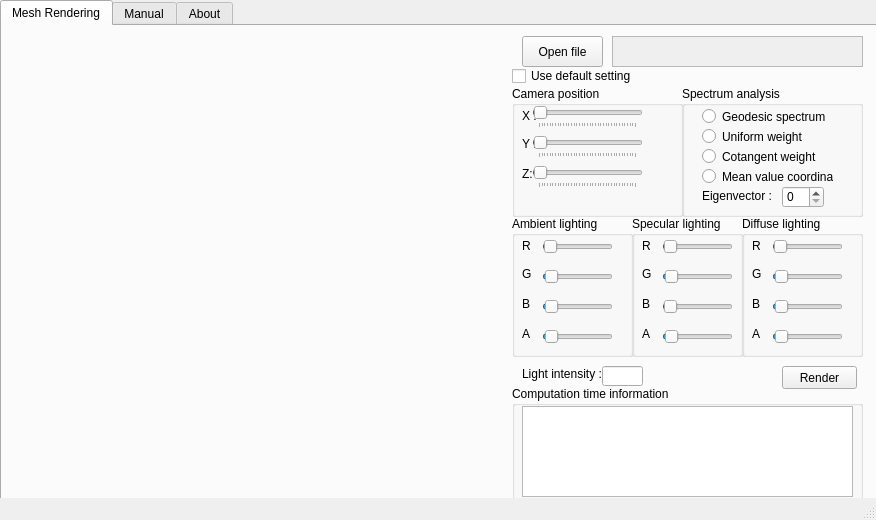
<?xml version="1.0" encoding="UTF-8"?>
<ui version="4.0">
 <class>MainWindow</class>
 <widget class="QMainWindow" name="MainWindow">
  <property name="geometry">
   <rect>
    <x>0</x>
    <y>0</y>
    <width>876</width>
    <height>520</height>
   </rect>
  </property>
  <property name="windowTitle">
   <string> Mesh Spectrum Representation</string>
  </property>
  <property name="windowIcon">
   <iconset>
    <normaloff>VIBOT.jpg</normaloff>VIBOT.jpg</iconset>
  </property>
  <property name="tabShape">
   <enum>QTabWidget::Triangular</enum>
  </property>
  <widget class="QWidget" name="centralwidget">
   <widget class="QTabWidget" name="tabWidget">
    <property name="geometry">
     <rect>
      <x>0</x>
      <y>0</y>
      <width>881</width>
      <height>521</height>
     </rect>
    </property>
    <property name="currentIndex">
     <number>0</number>
    </property>
    <widget class="QWidget" name="RenderingTab">
     <attribute name="title">
      <string>Mesh Rendering</string>
     </attribute>
     <widget class="myGLWidget" name="RenderingView" native="true">
      <property name="geometry">
       <rect>
        <x>0</x>
        <y>0</y>
        <width>501</width>
        <height>511</height>
       </rect>
      </property>
      <property name="focusPolicy">
       <enum>Qt::StrongFocus</enum>
      </property>
     </widget>
     <widget class="QGroupBox" name="groupBox_CompTime">
      <property name="geometry">
       <rect>
        <x>510</x>
        <y>360</y>
        <width>351</width>
        <height>121</height>
       </rect>
      </property>
      <property name="title">
       <string>Computation time information</string>
      </property>
      <widget class="QTextEdit" name="progressEditor">
       <property name="enabled">
        <bool>true</bool>
       </property>
       <property name="geometry">
        <rect>
         <x>10</x>
         <y>20</y>
         <width>331</width>
         <height>91</height>
        </rect>
       </property>
      </widget>
     </widget>
     <widget class="QCheckBox" name="checkBox">
      <property name="geometry">
       <rect>
        <x>510</x>
        <y>40</y>
        <width>121</width>
        <height>20</height>
       </rect>
      </property>
      <property name="text">
       <string>Use default setting</string>
      </property>
     </widget>
     <widget class="QGroupBox" name="CamgroupBox">
      <property name="geometry">
       <rect>
        <x>510</x>
        <y>60</y>
        <width>171</width>
        <height>131</height>
       </rect>
      </property>
      <property name="title">
       <string>Camera position</string>
      </property>
      <widget class="QLabel" name="label_3">
       <property name="geometry">
        <rect>
         <x>10</x>
         <y>20</y>
         <width>21</width>
         <height>20</height>
        </rect>
       </property>
       <property name="text">
        <string>X :</string>
       </property>
      </widget>
      <widget class="QLabel" name="label_4">
       <property name="geometry">
        <rect>
         <x>10</x>
         <y>50</y>
         <width>21</width>
         <height>16</height>
        </rect>
       </property>
       <property name="text">
        <string>Y :</string>
       </property>
      </widget>
      <widget class="QLabel" name="label_5">
       <property name="geometry">
        <rect>
         <x>10</x>
         <y>80</y>
         <width>21</width>
         <height>16</height>
        </rect>
       </property>
       <property name="text">
        <string>Z:</string>
       </property>
      </widget>
      <widget class="QSlider" name="zHorizontalSlider">
       <property name="geometry">
        <rect>
         <x>20</x>
         <y>20</y>
         <width>111</width>
         <height>22</height>
        </rect>
       </property>
       <property name="maximum">
        <number>360</number>
       </property>
       <property name="pageStep">
        <number>10</number>
       </property>
       <property name="value">
        <number>4</number>
       </property>
       <property name="orientation">
        <enum>Qt::Horizontal</enum>
       </property>
       <property name="tickPosition">
        <enum>QSlider::TicksBelow</enum>
       </property>
      </widget>
      <widget class="QSlider" name="yHorizontalSlider_2">
       <property name="geometry">
        <rect>
         <x>20</x>
         <y>50</y>
         <width>111</width>
         <height>22</height>
        </rect>
       </property>
       <property name="maximum">
        <number>360</number>
       </property>
       <property name="pageStep">
        <number>10</number>
       </property>
       <property name="value">
        <number>4</number>
       </property>
       <property name="orientation">
        <enum>Qt::Horizontal</enum>
       </property>
       <property name="tickPosition">
        <enum>QSlider::TicksBelow</enum>
       </property>
      </widget>
      <widget class="QSlider" name="xHorizontalSlider">
       <property name="geometry">
        <rect>
         <x>20</x>
         <y>80</y>
         <width>111</width>
         <height>22</height>
        </rect>
       </property>
       <property name="maximum">
        <number>360</number>
       </property>
       <property name="pageStep">
        <number>10</number>
       </property>
       <property name="value">
        <number>4</number>
       </property>
       <property name="orientation">
        <enum>Qt::Horizontal</enum>
       </property>
       <property name="tickPosition">
        <enum>QSlider::TicksBelow</enum>
       </property>
      </widget>
     </widget>
     <widget class="QTextEdit" name="filePathEditor">
      <property name="enabled">
       <bool>false</bool>
      </property>
      <property name="geometry">
       <rect>
        <x>610</x>
        <y>10</y>
        <width>251</width>
        <height>31</height>
       </rect>
      </property>
     </widget>
     <widget class="QLineEdit" name="IntensitylineEdit">
      <property name="geometry">
       <rect>
        <x>600</x>
        <y>340</y>
        <width>41</width>
        <height>20</height>
       </rect>
      </property>
     </widget>
     <widget class="QLabel" name="label_2">
      <property name="geometry">
       <rect>
        <x>520</x>
        <y>340</y>
        <width>81</width>
        <height>16</height>
       </rect>
      </property>
      <property name="text">
       <string>Light intensity : </string>
      </property>
     </widget>
     <widget class="QGroupBox" name="DiffgroupBox">
      <property name="geometry">
       <rect>
        <x>740</x>
        <y>190</y>
        <width>121</width>
        <height>141</height>
       </rect>
      </property>
      <property name="title">
       <string>Diffuse lighting</string>
      </property>
      <widget class="QLabel" name="label_15">
       <property name="geometry">
        <rect>
         <x>10</x>
         <y>20</y>
         <width>21</width>
         <height>20</height>
        </rect>
       </property>
       <property name="text">
        <string>R</string>
       </property>
      </widget>
      <widget class="QLabel" name="label_18">
       <property name="geometry">
        <rect>
         <x>10</x>
         <y>50</y>
         <width>21</width>
         <height>16</height>
        </rect>
       </property>
       <property name="text">
        <string>G</string>
       </property>
      </widget>
      <widget class="QLabel" name="label_19">
       <property name="geometry">
        <rect>
         <x>10</x>
         <y>80</y>
         <width>21</width>
         <height>16</height>
        </rect>
       </property>
       <property name="text">
        <string>B</string>
       </property>
      </widget>
      <widget class="QSlider" name="DiffRHorizontalSlider">
       <property name="geometry">
        <rect>
         <x>30</x>
         <y>20</y>
         <width>71</width>
         <height>22</height>
        </rect>
       </property>
       <property name="maximum">
        <number>100</number>
       </property>
       <property name="pageStep">
        <number>1</number>
       </property>
       <property name="value">
        <number>1</number>
       </property>
       <property name="orientation">
        <enum>Qt::Horizontal</enum>
       </property>
       <property name="tickPosition">
        <enum>QSlider::NoTicks</enum>
       </property>
      </widget>
      <widget class="QSlider" name="DiffGHorizontalSlider">
       <property name="geometry">
        <rect>
         <x>30</x>
         <y>50</y>
         <width>71</width>
         <height>22</height>
        </rect>
       </property>
       <property name="maximum">
        <number>100</number>
       </property>
       <property name="pageStep">
        <number>1</number>
       </property>
       <property name="value">
        <number>4</number>
       </property>
       <property name="orientation">
        <enum>Qt::Horizontal</enum>
       </property>
       <property name="tickPosition">
        <enum>QSlider::NoTicks</enum>
       </property>
      </widget>
      <widget class="QSlider" name="DiffBHorizontalSlider">
       <property name="geometry">
        <rect>
         <x>30</x>
         <y>80</y>
         <width>71</width>
         <height>22</height>
        </rect>
       </property>
       <property name="maximum">
        <number>100</number>
       </property>
       <property name="pageStep">
        <number>1</number>
       </property>
       <property name="value">
        <number>4</number>
       </property>
       <property name="orientation">
        <enum>Qt::Horizontal</enum>
       </property>
       <property name="tickPosition">
        <enum>QSlider::NoTicks</enum>
       </property>
       <property name="tickInterval">
        <number>10</number>
       </property>
      </widget>
      <widget class="QSlider" name="DiffAHorizontalSlider">
       <property name="geometry">
        <rect>
         <x>30</x>
         <y>110</y>
         <width>71</width>
         <height>22</height>
        </rect>
       </property>
       <property name="maximum">
        <number>100</number>
       </property>
       <property name="pageStep">
        <number>1</number>
       </property>
       <property name="value">
        <number>4</number>
       </property>
       <property name="orientation">
        <enum>Qt::Horizontal</enum>
       </property>
       <property name="tickPosition">
        <enum>QSlider::NoTicks</enum>
       </property>
      </widget>
      <widget class="QLabel" name="label_20">
       <property name="geometry">
        <rect>
         <x>10</x>
         <y>110</y>
         <width>21</width>
         <height>16</height>
        </rect>
       </property>
       <property name="text">
        <string>A</string>
       </property>
      </widget>
     </widget>
     <widget class="QGroupBox" name="SpecgroupBox">
      <property name="geometry">
       <rect>
        <x>630</x>
        <y>190</y>
        <width>111</width>
        <height>141</height>
       </rect>
      </property>
      <property name="title">
       <string>Specular lighting</string>
      </property>
      <widget class="QLabel" name="label_9">
       <property name="geometry">
        <rect>
         <x>10</x>
         <y>20</y>
         <width>21</width>
         <height>20</height>
        </rect>
       </property>
       <property name="text">
        <string>R</string>
       </property>
      </widget>
      <widget class="QLabel" name="label_10">
       <property name="geometry">
        <rect>
         <x>10</x>
         <y>50</y>
         <width>21</width>
         <height>16</height>
        </rect>
       </property>
       <property name="text">
        <string>G</string>
       </property>
      </widget>
      <widget class="QLabel" name="label_11">
       <property name="geometry">
        <rect>
         <x>10</x>
         <y>80</y>
         <width>21</width>
         <height>16</height>
        </rect>
       </property>
       <property name="text">
        <string>B</string>
       </property>
      </widget>
      <widget class="QSlider" name="SpecRHorizontalSlider">
       <property name="geometry">
        <rect>
         <x>30</x>
         <y>20</y>
         <width>71</width>
         <height>22</height>
        </rect>
       </property>
       <property name="maximum">
        <number>100</number>
       </property>
       <property name="pageStep">
        <number>1</number>
       </property>
       <property name="value">
        <number>1</number>
       </property>
       <property name="orientation">
        <enum>Qt::Horizontal</enum>
       </property>
       <property name="tickPosition">
        <enum>QSlider::NoTicks</enum>
       </property>
      </widget>
      <widget class="QSlider" name="SpecGHorizontalSlider">
       <property name="geometry">
        <rect>
         <x>30</x>
         <y>50</y>
         <width>71</width>
         <height>22</height>
        </rect>
       </property>
       <property name="maximum">
        <number>100</number>
       </property>
       <property name="pageStep">
        <number>1</number>
       </property>
       <property name="value">
        <number>4</number>
       </property>
       <property name="orientation">
        <enum>Qt::Horizontal</enum>
       </property>
       <property name="tickPosition">
        <enum>QSlider::NoTicks</enum>
       </property>
      </widget>
      <widget class="QSlider" name="SpecBHorizontalSlider">
       <property name="geometry">
        <rect>
         <x>30</x>
         <y>80</y>
         <width>71</width>
         <height>22</height>
        </rect>
       </property>
       <property name="maximum">
        <number>100</number>
       </property>
       <property name="singleStep">
        <number>0</number>
       </property>
       <property name="pageStep">
        <number>1</number>
       </property>
       <property name="value">
        <number>1</number>
       </property>
       <property name="orientation">
        <enum>Qt::Horizontal</enum>
       </property>
       <property name="tickPosition">
        <enum>QSlider::NoTicks</enum>
       </property>
       <property name="tickInterval">
        <number>10</number>
       </property>
      </widget>
      <widget class="QSlider" name="SpecAHorizontalSlider">
       <property name="geometry">
        <rect>
         <x>30</x>
         <y>110</y>
         <width>71</width>
         <height>22</height>
        </rect>
       </property>
       <property name="maximum">
        <number>100</number>
       </property>
       <property name="pageStep">
        <number>1</number>
       </property>
       <property name="value">
        <number>4</number>
       </property>
       <property name="orientation">
        <enum>Qt::Horizontal</enum>
       </property>
       <property name="tickPosition">
        <enum>QSlider::NoTicks</enum>
       </property>
      </widget>
      <widget class="QLabel" name="label_16">
       <property name="geometry">
        <rect>
         <x>10</x>
         <y>110</y>
         <width>21</width>
         <height>16</height>
        </rect>
       </property>
       <property name="text">
        <string>A</string>
       </property>
      </widget>
     </widget>
     <widget class="QPushButton" name="pushButton">
      <property name="geometry">
       <rect>
        <x>780</x>
        <y>340</y>
        <width>75</width>
        <height>23</height>
       </rect>
      </property>
      <property name="text">
       <string>Render</string>
      </property>
     </widget>
     <widget class="QPushButton" name="searchButton">
      <property name="geometry">
       <rect>
        <x>520</x>
        <y>10</y>
        <width>81</width>
        <height>31</height>
       </rect>
      </property>
      <property name="text">
       <string>Open file</string>
      </property>
     </widget>
     <widget class="QGroupBox" name="AmgroupBox">
      <property name="geometry">
       <rect>
        <x>510</x>
        <y>190</y>
        <width>121</width>
        <height>141</height>
       </rect>
      </property>
      <property name="title">
       <string>Ambient lighting</string>
      </property>
      <widget class="QLabel" name="label_12">
       <property name="geometry">
        <rect>
         <x>10</x>
         <y>20</y>
         <width>21</width>
         <height>20</height>
        </rect>
       </property>
       <property name="text">
        <string>R</string>
       </property>
      </widget>
      <widget class="QLabel" name="label_13">
       <property name="geometry">
        <rect>
         <x>10</x>
         <y>50</y>
         <width>21</width>
         <height>16</height>
        </rect>
       </property>
       <property name="text">
        <string>G</string>
       </property>
      </widget>
      <widget class="QLabel" name="label_14">
       <property name="geometry">
        <rect>
         <x>10</x>
         <y>80</y>
         <width>21</width>
         <height>16</height>
        </rect>
       </property>
       <property name="text">
        <string>B</string>
       </property>
      </widget>
      <widget class="QSlider" name="AmRHorizontalSlider">
       <property name="geometry">
        <rect>
         <x>30</x>
         <y>20</y>
         <width>71</width>
         <height>22</height>
        </rect>
       </property>
       <property name="maximum">
        <number>100</number>
       </property>
       <property name="pageStep">
        <number>1</number>
       </property>
       <property name="value">
        <number>1</number>
       </property>
       <property name="orientation">
        <enum>Qt::Horizontal</enum>
       </property>
       <property name="tickPosition">
        <enum>QSlider::NoTicks</enum>
       </property>
      </widget>
      <widget class="QSlider" name="AmGHorizontalSlider">
       <property name="geometry">
        <rect>
         <x>30</x>
         <y>50</y>
         <width>71</width>
         <height>22</height>
        </rect>
       </property>
       <property name="maximum">
        <number>100</number>
       </property>
       <property name="pageStep">
        <number>1</number>
       </property>
       <property name="value">
        <number>4</number>
       </property>
       <property name="orientation">
        <enum>Qt::Horizontal</enum>
       </property>
       <property name="tickPosition">
        <enum>QSlider::NoTicks</enum>
       </property>
      </widget>
      <widget class="QSlider" name="AmBHorizontalSlider">
       <property name="geometry">
        <rect>
         <x>30</x>
         <y>80</y>
         <width>71</width>
         <height>22</height>
        </rect>
       </property>
       <property name="maximum">
        <number>100</number>
       </property>
       <property name="pageStep">
        <number>1</number>
       </property>
       <property name="value">
        <number>4</number>
       </property>
       <property name="orientation">
        <enum>Qt::Horizontal</enum>
       </property>
       <property name="tickPosition">
        <enum>QSlider::NoTicks</enum>
       </property>
       <property name="tickInterval">
        <number>10</number>
       </property>
      </widget>
      <widget class="QSlider" name="AmAHorizontalSlider">
       <property name="geometry">
        <rect>
         <x>30</x>
         <y>110</y>
         <width>71</width>
         <height>22</height>
        </rect>
       </property>
       <property name="maximum">
        <number>100</number>
       </property>
       <property name="pageStep">
        <number>1</number>
       </property>
       <property name="value">
        <number>4</number>
       </property>
       <property name="orientation">
        <enum>Qt::Horizontal</enum>
       </property>
       <property name="tickPosition">
        <enum>QSlider::NoTicks</enum>
       </property>
      </widget>
      <widget class="QLabel" name="label_17">
       <property name="geometry">
        <rect>
         <x>10</x>
         <y>110</y>
         <width>21</width>
         <height>16</height>
        </rect>
       </property>
       <property name="text">
        <string>A</string>
       </property>
      </widget>
     </widget>
     <widget class="QGroupBox" name="groupBox">
      <property name="geometry">
       <rect>
        <x>680</x>
        <y>60</y>
        <width>181</width>
        <height>131</height>
       </rect>
      </property>
      <property name="title">
       <string>Spectrum analysis</string>
      </property>
      <widget class="QRadioButton" name="GeodesicSpectrumradioButton">
       <property name="geometry">
        <rect>
         <x>20</x>
         <y>20</y>
         <width>131</width>
         <height>21</height>
        </rect>
       </property>
       <property name="text">
        <string>Geodesic spectrum</string>
       </property>
      </widget>
      <widget class="QRadioButton" name="UniformradioButton">
       <property name="geometry">
        <rect>
         <x>20</x>
         <y>40</y>
         <width>131</width>
         <height>21</height>
        </rect>
       </property>
       <property name="text">
        <string>Uniform weight</string>
       </property>
      </widget>
      <widget class="QRadioButton" name="CotangentradioButton">
       <property name="geometry">
        <rect>
         <x>20</x>
         <y>60</y>
         <width>141</width>
         <height>21</height>
        </rect>
       </property>
       <property name="text">
        <string>Cotangent weight</string>
       </property>
      </widget>
      <widget class="QRadioButton" name="MeanradioButton">
       <property name="geometry">
        <rect>
         <x>20</x>
         <y>80</y>
         <width>131</width>
         <height>21</height>
        </rect>
       </property>
       <property name="text">
        <string>Mean value coordinate</string>
       </property>
      </widget>
      <widget class="QLabel" name="label">
       <property name="geometry">
        <rect>
         <x>20</x>
         <y>100</y>
         <width>71</width>
         <height>20</height>
        </rect>
       </property>
       <property name="text">
        <string>Eigenvector :</string>
       </property>
      </widget>
      <widget class="QSpinBox" name="eigenSpinBox">
       <property name="geometry">
        <rect>
         <x>100</x>
         <y>100</y>
         <width>42</width>
         <height>22</height>
        </rect>
       </property>
       <property name="minimum">
        <number>0</number>
       </property>
      </widget>
     </widget>
    </widget>
    <widget class="QWidget" name="ManualTab">
     <attribute name="title">
      <string>Manual</string>
     </attribute>
     <widget class="QPlainTextEdit" name="ManualEditor">
      <property name="geometry">
       <rect>
        <x>0</x>
        <y>0</y>
        <width>871</width>
        <height>491</height>
       </rect>
      </property>
      <property name="plainText">
       <string>How to  render 3D objects :
     
    1. Go to 'Mesh Rendring' Tab to choose a file 
              Click on 'Open File' button ,and choose a &quot;.wrl&quot; file.

     2. Choose the camera and lighting setting
             Adjust the camera and lighting setting by changing the parameter given. Checking the &quot;Use default setting&quot; checkbox will set the setting to be default.
            a. Default setting for camera  :
                      - X-Position : 0
                      - Y-Position : 0
                      - Z-Position : three times the distance from the center of the object
           b. Default setting for lighting
                     -  shining intensity is 100 
                     - ambient[R,G,B,a] = {0.1, 0.1, 0.1, 1.0}
                     - specular[R,G,B,a] = {1.0, 1.0, 1.0, 1.0}
                     - diffuse[R,G,B,a] = {0.4, 0.4, 0.4, 1.0}

      3. Choose rendering type
             1. Geodesic spectrum 
                    The distance is calculated by calculating the number of edges in a shortest path (also called a graph geodesic) connecting them. 
             2. Laplacian spectrum.
                    a. Uniform weight
                    b. Cotangent weight
                    c. Mean value weight
               Warning : Use small mesh with ( &lt;10000 vertices ). The computation to load the representation is quite heavy. 
              Please wait when choosing this representation as heavy computation is running on the background.
      
    4. Render
         Click the &quot;Render&quot; Button

    Detail computation time will be shown in 'Computation time box' after the rendering finished. 

   Keyboard Shortcut :
     - L :  draw the mesh in Polygon mode                            left_arrow     : move left
     - F :  draw the mesh in Normal mode                              right_arrow  : move right
     - -  : Zoom out                                                                 up_arrow     : move up
     - + : Zoom in                                                                   down_arrow : move down
              
******************************************************************************************************************************************</string>
      </property>
     </widget>
    </widget>
    <widget class="QWidget" name="AboutTab">
     <attribute name="title">
      <string>About</string>
     </attribute>
     <widget class="QPlainTextEdit" name="AboutEditor">
      <property name="enabled">
       <bool>false</bool>
      </property>
      <property name="geometry">
       <rect>
        <x>0</x>
        <y>0</y>
        <width>881</width>
        <height>491</height>
       </rect>
      </property>
      <property name="plainText">
       <string>******************************************************************************************************************************************
                                  		                                    Spectral Mesh Representation
                           		                                       -------------------
   			                       update             : 2014 - 01 - 14
    			                      copyright          : (C) 2013 by Pramita Winata
   			                      email                 : pramita.winata@gmail.com
 
   This application is done as part of Software Engineering course project.  The aim of this project is to show basic Laplace spectral representation and implement C++    programming skill.  It is developed under Qt IDE 5.3.0 using OpenGL and Eigen library. I will discuss the project implementation in two main sections; basic laplace representation and application development.  &quot;Laplacian Mesh Processing&quot; paper by Olga Sorkine is mainly used in the Laplace implementation. The development of the application is the extension of the existing project where improvement in the Graphical User Interface (GUI) is done and Laplacian representation is cooperated. 


 ******************************************************************************************************************************************
</string>
      </property>
     </widget>
    </widget>
   </widget>
  </widget>
  <widget class="QStatusBar" name="statusbar"/>
 </widget>
 <customwidgets>
  <customwidget>
   <class>myGLWidget</class>
   <extends>QWidget</extends>
   <header location="global">myglwidget.h</header>
   <container>1</container>
  </customwidget>
 </customwidgets>
 <resources/>
 <connections/>
</ui>
